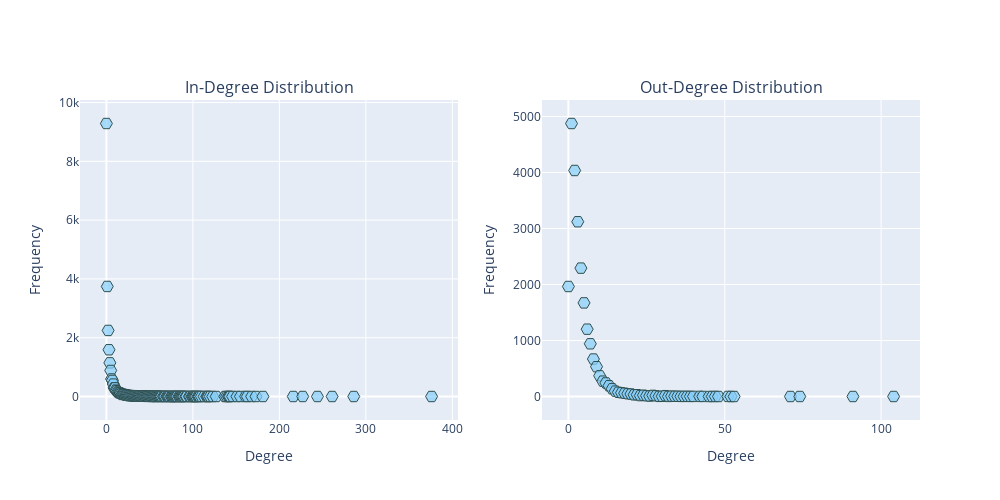

Notebook code cell kept with this figure:
### Code cell
# Plot the in and out degree distribution
fig =  plotly.subplots.make_subplots(rows=1, cols=2, horizontal_spacing=0.1,
                                     subplot_titles=("In-Degree Distribution","Out-Degree Distribution"),
                                                     specs=[[{"type": "xy"},{"type": "xy"}]])
fig.add_trace(
    go.Scatter(x=in_df['Degree'], y=in_df['Freq'],marker_symbol='hexagon2', mode="markers+text", 
               marker=dict(size=12,color='rgba(135, 206, 250, 0.7)', line=dict(width=1, color='DarkSlateGrey'))), row=1, col=1)
fig.add_trace(
go.Scatter(x=out_df['Degree'], y=out_df['Freq'],marker_symbol='hexagon2', mode="markers+text", 
               marker=dict(size=12,color='rgba(135, 206, 250, 0.7)', line=dict(width=1, color='DarkSlateGrey'))), row=1, col=2)
fig.update_xaxes(title_text="Degree")
fig.update_yaxes(title_text="Frequency")
fig.update_layout(height=500, width=1000,showlegend=False)
fig.show()

### Figure 1 — Plotly figure (JSON) as saved in the notebook; plotly's stock layout.template omitted (floating-point values rounded to 4 significant figures)
{"data": [{"marker": {"color": "rgba(135, 206, 250, 0.7)", "line": {"color": "DarkSlateGrey", "width": 1}, "size": 12, "symbol": "hexagon2"}, "mode": "markers+text", "type": "scatter", "x": [0, 1, 2, 3, 4, 5, 6, 7, 8, 9, 10, 11, 12, 13, 14, 15, 16, 17, 18, 19, 20, 21, 22, 23, 24, 25, 26, 27, 28, 29, 30, 31, 32, 33, 34, 35, 36, 37, 38, 39, 40, 41, 42, 43, 44, 45, 46, 47, 48, 49, 50, 51, 52, 53, 54, 55, 56, 57, 58, 59, 60, 61, 62, 63, 64, 66, 67, 68, 70, 71, 72, 73, 75, 76, 77, 78, 79, 80, 81, 82, 84, 85, 86, 87, 88, 89, 90, 92, 93, 96, 97, 99, 100, 101, 102, 103, 104, 106, 107, 108, 110, 113, 116, 117, 118, 120, 123, 127, 137, 139, 141, 142, 143, 146, 151, 155, 161, 163, 168, 173, 181, 216, 227, 244, 261, 286, 376], "xaxis": "x", "y": [9287, 3744, 2248, 1591, 1146, 886, 597, 548, 424, 294, 294, 219, 197, 156, 136, 121, 121, 99, 71, 80, 73, 64, 51, 49, 48, 37, 34, 31, 33, 29, 31, 23, 20, 25, 22, 17, 16, 14, 15, 16, 8, 9, 16, 8, 13, 9, 3, 9, 7, 8, 7, 6, 2, 3, 6, 6, 3, 1, 9, 4, 6, 4, 4, 3, 5, 2, 2, 4, 5, 3, 1, 3, 1, 2, 1, 2, 1, 4, 1, 4, 3, 2, 1, 1, 3, 1, 3, 1, 3, 1, 2, 1, 1, 2, 1, 1, 1, 1, 2, 2, 2, 1, 1, 1, 1, 1, 1, 1, 1, 1, 2, 1, 1, 2, 1, 1, 2, 1, 1, 1, 1, 1, 1, 1, 1, 1, 1], "yaxis": "y"}, {"marker": {"color": "rgba(135, 206, 250, 0.7)", "line": {"color": "DarkSlateGrey", "width": 1}, "size": 12, "symbol": "hexagon2"}, "mode": "markers+text", "type": "scatter", "x": [0, 1, 2, 3, 4, 5, 6, 7, 8, 9, 10, 11, 12, 13, 14, 15, 16, 17, 18, 19, 20, 21, 22, 23, 24, 25, 26, 27, 28, 29, 30, 31, 32, 33, 34, 35, 36, 37, 38, 39, 40, 42, 43, 45, 46, 47, 48, 51, 52, 53, 71, 74, 91, 104], "xaxis": "x2", "y": [1965, 4875, 4036, 3121, 2293, 1672, 1203, 942, 670, 533, 371, 275, 243, 193, 139, 97, 76, 68, 60, 50, 45, 31, 33, 17, 24, 14, 9, 21, 13, 3, 5, 16, 2, 8, 5, 5, 3, 3, 4, 2, 3, 3, 2, 1, 1, 2, 1, 2, 1, 1, 1, 1, 1, 1], "yaxis": "y2"}], "layout": {"annotations": [{"font": {"size": 16}, "showarrow": false, "text": "In-Degree Distribution", "x": 0.225, "xanchor": "center", "xref": "paper", "y": 1, "yanchor": "bottom", "yref": "paper"}, {"font": {"size": 16}, "showarrow": false, "text": "Out-Degree Distribution", "x": 0.775, "xanchor": "center", "xref": "paper", "y": 1, "yanchor": "bottom", "yref": "paper"}], "height": 500, "showlegend": false, "width": 1000, "xaxis": {"anchor": "y", "domain": [0, 0.45], "title": {"text": "Degree"}}, "xaxis2": {"anchor": "y2", "domain": [0.55, 1], "title": {"text": "Degree"}}, "yaxis": {"anchor": "x", "domain": [0, 1], "title": {"text": "Frequency"}}, "yaxis2": {"anchor": "x2", "domain": [0, 1], "title": {"text": "Frequency"}}}}
